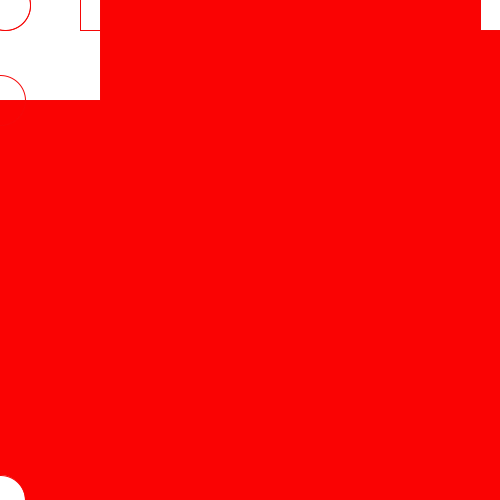
Frame 1 (no input)
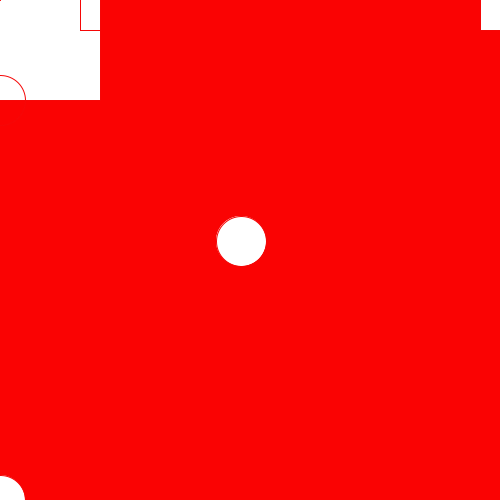
Frame 60 (the mouse pressed at the canvas centre just before this capture)
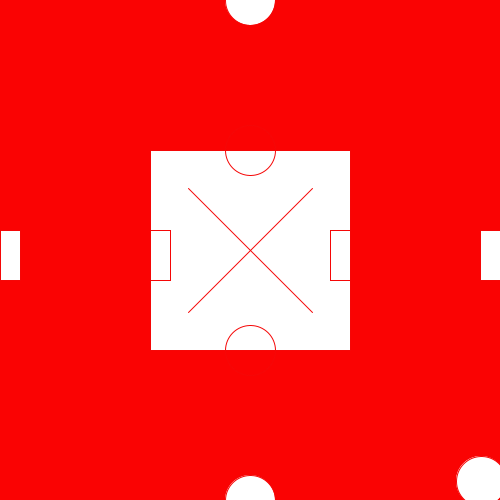
Frame 120 (the mouse held since frame 60 and released just before this capture)

The Processing sketch that drew these frames (run headless with seeded random() and noise(); from frame 60 on, the mouse is pressed at the canvas centre):

// Processing sketch: processing_96207
// ── processing_96207.pde

int mida = 50;
float llarg= 40;
float pos =1;

void setup(){
size (500,500);

}

void draw (){
background(#FA0303);

ellipse (mouseX,0, mida, mida);
rect (0,mouseY-20, 20,50);
fill(#FFFFFF);

stroke(#F50707);

ellipse (mouseX,500, mida, mida);

rect (480,mouseY-20, 20,50);
rect (mouseX-100,mouseY-100,200,200);
noFill ();

ellipse (mouseX,mouseY-100,mida,mida);
ellipse (mouseX,mouseY+100,mida,mida);
rect (mouseX+80, mouseY-20, 20,50);
rect (mouseX-mida*2, mouseY-20, 20,50);
fill(#FFFFFF);

llarg= mouseY/4;

line (mouseX-llarg , mouseY -llarg , mouseX+llarg ,mouseY+llarg );
line (mouseX-llarg , mouseY + llarg  , mouseX+llarg ,mouseY-llarg );




  pos = pos + 4 ;
  ellipse (pos, pos, mida, mida);
  
  ellipse (pos,pos,mida,mida);
  
  println(pos);
  
} 
